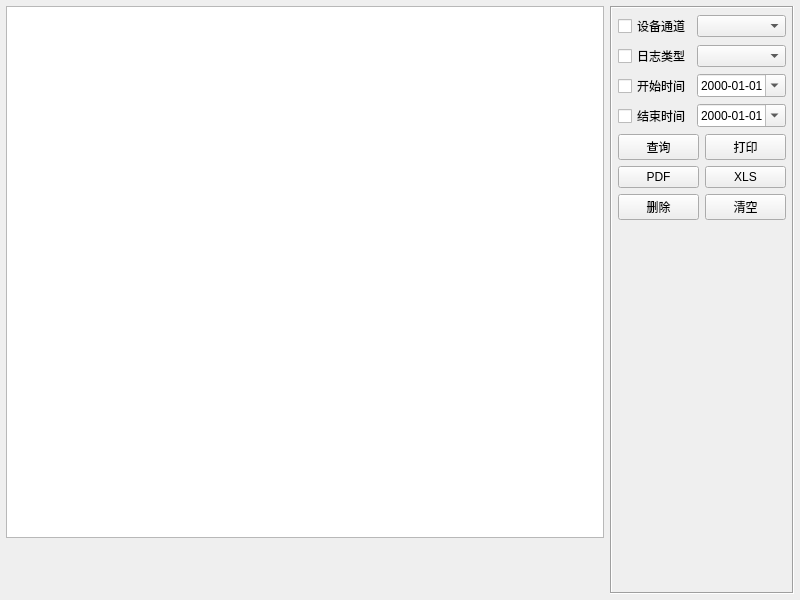
<?xml version="1.0" encoding="UTF-8"?>
<ui version="4.0">
 <class>frmDataUser</class>
 <widget class="QWidget" name="frmDataUser">
  <property name="geometry">
   <rect>
    <x>0</x>
    <y>0</y>
    <width>800</width>
    <height>600</height>
   </rect>
  </property>
  <property name="windowTitle">
   <string>Form</string>
  </property>
  <layout class="QGridLayout" name="gridLayout_3">
   <property name="leftMargin">
    <number>6</number>
   </property>
   <property name="topMargin">
    <number>6</number>
   </property>
   <property name="rightMargin">
    <number>6</number>
   </property>
   <property name="bottomMargin">
    <number>6</number>
   </property>
   <property name="spacing">
    <number>6</number>
   </property>
   <item row="0" column="0">
    <widget class="QTableView" name="tableView"/>
   </item>
   <item row="0" column="1" rowspan="2">
    <widget class="QFrame" name="frameRight">
     <property name="frameShape">
      <enum>QFrame::Box</enum>
     </property>
     <property name="frameShadow">
      <enum>QFrame::Sunken</enum>
     </property>
     <layout class="QGridLayout" name="gridLayout_2">
      <property name="leftMargin">
       <number>6</number>
      </property>
      <property name="topMargin">
       <number>6</number>
      </property>
      <property name="rightMargin">
       <number>6</number>
      </property>
      <property name="bottomMargin">
       <number>6</number>
      </property>
      <property name="spacing">
       <number>6</number>
      </property>
      <item row="3" column="1">
       <widget class="QPushButton" name="btnClear">
        <property name="text">
         <string>清空</string>
        </property>
       </widget>
      </item>
      <item row="1" column="0">
       <widget class="QPushButton" name="btnSelect">
        <property name="text">
         <string>查询</string>
        </property>
       </widget>
      </item>
      <item row="1" column="1">
       <widget class="QPushButton" name="btnPrint">
        <property name="text">
         <string>打印</string>
        </property>
       </widget>
      </item>
      <item row="0" column="0" colspan="2">
       <layout class="QGridLayout" name="gridLayout">
        <property name="spacing">
         <number>6</number>
        </property>
        <item row="0" column="0">
         <widget class="QCheckBox" name="ckLogCh">
          <property name="sizePolicy">
           <sizepolicy hsizetype="Fixed" vsizetype="Fixed">
            <horstretch>0</horstretch>
            <verstretch>0</verstretch>
           </sizepolicy>
          </property>
          <property name="text">
           <string>设备通道</string>
          </property>
         </widget>
        </item>
        <item row="0" column="1">
         <widget class="QComboBox" name="cboxLogCh"/>
        </item>
        <item row="1" column="0">
         <widget class="QCheckBox" name="ckLogType">
          <property name="text">
           <string>日志类型</string>
          </property>
         </widget>
        </item>
        <item row="1" column="1">
         <widget class="QComboBox" name="cboxLogType">
          <property name="sizePolicy">
           <sizepolicy hsizetype="Expanding" vsizetype="Fixed">
            <horstretch>0</horstretch>
            <verstretch>0</verstretch>
           </sizepolicy>
          </property>
         </widget>
        </item>
        <item row="2" column="0">
         <widget class="QCheckBox" name="ckTimeStart">
          <property name="text">
           <string>开始时间</string>
          </property>
         </widget>
        </item>
        <item row="2" column="1">
         <widget class="QDateEdit" name="dateStart">
          <property name="displayFormat">
           <string>yyyy-MM-dd</string>
          </property>
          <property name="calendarPopup">
           <bool>true</bool>
          </property>
         </widget>
        </item>
        <item row="3" column="0">
         <widget class="QCheckBox" name="ckTimeEnd">
          <property name="text">
           <string>结束时间</string>
          </property>
         </widget>
        </item>
        <item row="3" column="1">
         <widget class="QDateEdit" name="dateEnd">
          <property name="displayFormat">
           <string>yyyy-MM-dd</string>
          </property>
          <property name="calendarPopup">
           <bool>true</bool>
          </property>
         </widget>
        </item>
       </layout>
      </item>
      <item row="5" column="0" colspan="2">
       <spacer name="verticalSpacer">
        <property name="orientation">
         <enum>Qt::Vertical</enum>
        </property>
        <property name="sizeHint" stdset="0">
         <size>
          <width>20</width>
          <height>223</height>
         </size>
        </property>
       </spacer>
      </item>
      <item row="3" column="0">
       <widget class="QPushButton" name="btnDelete">
        <property name="text">
         <string>删除</string>
        </property>
       </widget>
      </item>
      <item row="2" column="0">
       <widget class="QPushButton" name="btnPdf">
        <property name="text">
         <string>PDF</string>
        </property>
       </widget>
      </item>
      <item row="2" column="1">
       <widget class="QPushButton" name="btnXls">
        <property name="text">
         <string>XLS</string>
        </property>
       </widget>
      </item>
     </layout>
    </widget>
   </item>
   <item row="1" column="0">
    <widget class="NavPage" name="navPage" native="true">
     <property name="minimumSize">
      <size>
       <width>0</width>
       <height>50</height>
      </size>
     </property>
     <property name="maximumSize">
      <size>
       <width>16777215</width>
       <height>50</height>
      </size>
     </property>
    </widget>
   </item>
  </layout>
 </widget>
 <customwidgets>
  <customwidget>
   <class>NavPage</class>
   <extends>QWidget</extends>
   <header>navpage.h</header>
   <container>1</container>
  </customwidget>
 </customwidgets>
 <tabstops>
  <tabstop>ckLogCh</tabstop>
  <tabstop>cboxLogCh</tabstop>
  <tabstop>ckLogType</tabstop>
  <tabstop>cboxLogType</tabstop>
  <tabstop>ckTimeStart</tabstop>
  <tabstop>dateStart</tabstop>
  <tabstop>ckTimeEnd</tabstop>
  <tabstop>dateEnd</tabstop>
  <tabstop>btnSelect</tabstop>
  <tabstop>btnPrint</tabstop>
  <tabstop>btnPdf</tabstop>
  <tabstop>btnXls</tabstop>
  <tabstop>btnDelete</tabstop>
  <tabstop>btnClear</tabstop>
 </tabstops>
 <resources/>
 <connections/>
</ui>
